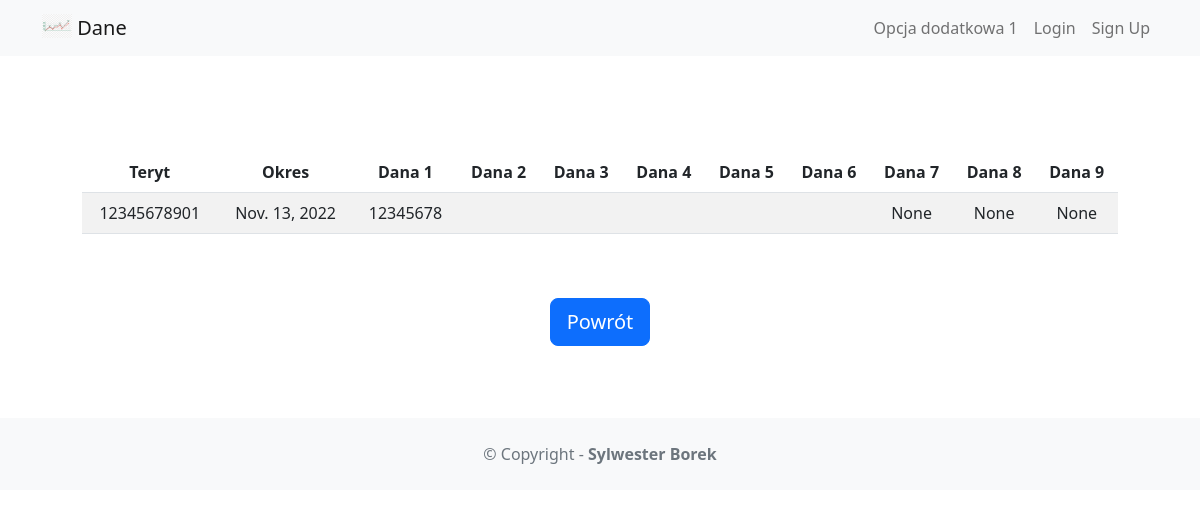
The app's page /dane/11 with its own data.
### data_pres/models.py (models this page shows)
class Dane(models.Model):
    teryt=models.CharField(validators=[MaxLengthValidator(11),MinLengthValidator(11)],\
        max_length = 11)
    okres=models.DateField()
    dana1=models.IntegerField(blank=True,null=True)
    dana2=models.DecimalField(max_digits=10,decimal_places=2,blank=True,null=True)
    dana3=models.DecimalField(max_digits=10,decimal_places=2,blank=True,null=True)
    dana4=models.DecimalField(max_digits=10,decimal_places=2,blank=True,null=True)
    dana5=models.DecimalField(max_digits=10,decimal_places=2,blank=True,null=True)
    dana6=models.DecimalField(max_digits=10,decimal_places=2,blank=True,null=True)
    dana7=models.DecimalField(max_digits=10,decimal_places=2,blank=True,null=True)
    dana8=models.DecimalField(max_digits=10,decimal_places=2,blank=True,null=True)
    dana9=models.DecimalField(max_digits=10,decimal_places=2,blank=True,null=True)

### data_pres/views.py (the view)
# urls.py: path('<int:dane_id>', views.detail,name='detail'),
def detail(request, dane_id):
    danes = get_object_or_404(Dane, pk=dane_id)
    return render(request, 'detail.html', {'danes': danes})

### data_pres/templates/detail.html (shortened to what this page needs)
{% extends 'base.html' %}
{% block content %}
<div class="container d-flex mt-5" style="width: 95%;">
    <div class="col">
        <table class="table table-striped mt-5">
            <thead>
                <tr>
                    <th class="text-center" scope="col">Teryt</th>
                    <th class="text-center" scope="col">Okres</th>
                    <th class="text-center" scope="col">Dana 1</th>
                    <th class="text-center" scope="col">Dana 2</th>
                    <th class="text-center" scope="col">Dana 3</th>
                    <th class="text-center" scope="col">Dana 4</th>
                    <th class="text-center" scope="col">Dana 5</th>
                    <th class="text-center" scope="col">Dana 6</th>
                    <th class="text-center" scope="col">Dana 7</th>
                    <th class="text-center" scope="col">Dana 8</th>
                    <th class="text-center" scope="col">Dana 9</th>
                </tr>
              </thead>
            <tr>
                <td class="text-center">{{ danes.teryt }}</td>
                <td class="text-center">{{ danes.okres }}</td>
                <td class="text-center">{{ danes.dana1|default_if_none:"" }}</td>
                <td class="text-center">{{ danes.dana2|default_if_none:"" }}</td>
                <td class="text-center">{{ danes.dana3|default_if_none:"" }}</td>
                <td class="text-center">{{ danes.dana4|default_if_none:"" }}</td>
                <td class="text-center">{{ danes.dana5|default_if_none:"" }}</td>
                <td class="text-center">{{ danes.dana6|default_if_none:"" }}</td>
                <td class="text-center">{{ danes.dana7 }}</td>
                <td class="text-center">{{ danes.dana8 }}</td>
                <td class="text-center">{{ danes.dana9 }}</td>
            </tr>
        </table>
    </div>
</div>
<div class="d-flex justify-content-center">
    <a href="{% url 'data_list' %}" class="d-block btn btn-primary btn-lg my-5">Powrót</a>
</div>
{% endblock content %}

### records on screen
Dane: teryt "12345678901", okres "Nov. 13, 2022", dana1 "12345678", dana7 "None", dana8 "None", dana9 "None"
